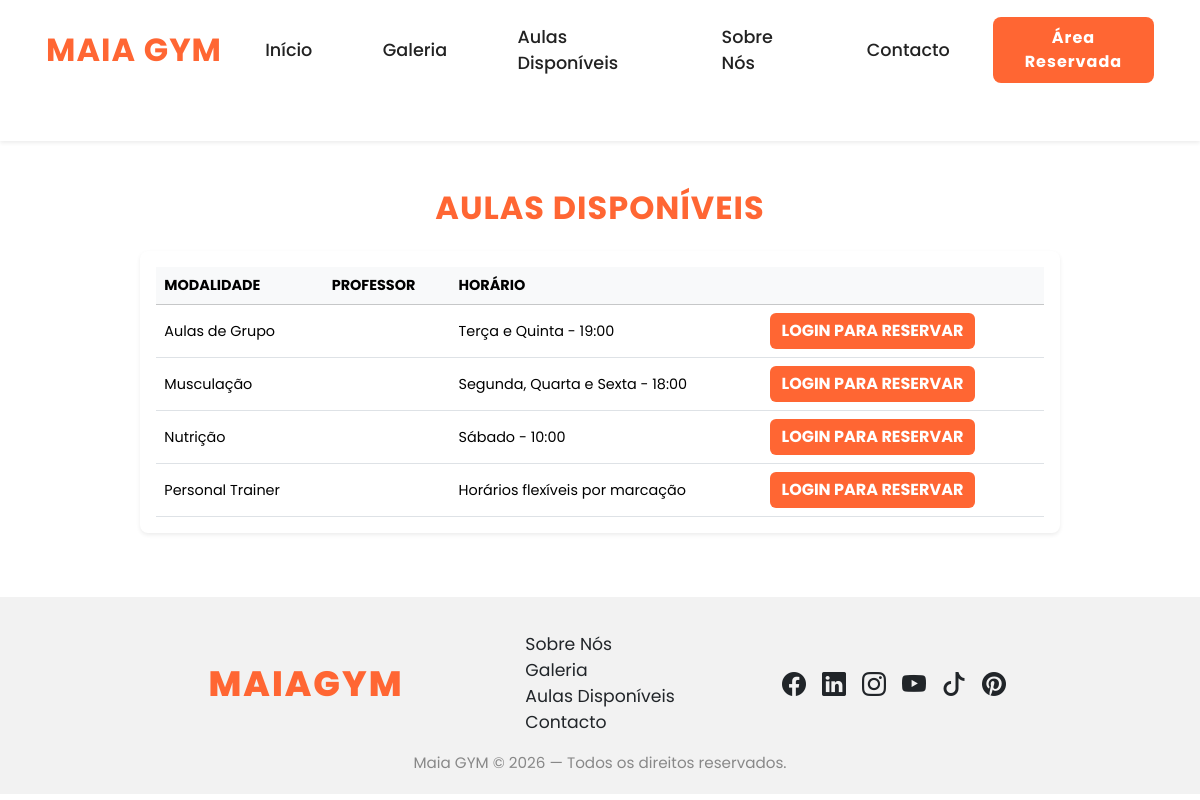
Screenshot of /aulas.php with the database file from the repository.
### tables this page shows
CREATE TABLE IF NOT EXISTS classes (
    id INT AUTO_INCREMENT PRIMARY KEY,
    name VARCHAR(100) NOT NULL,
    description TEXT,
    image VARCHAR(255),
    schedule VARCHAR(100),
    personal_trainer_id INT NULL,
    created_at TIMESTAMP DEFAULT CURRENT_TIMESTAMP,
    FOREIGN KEY (personal_trainer_id) REFERENCES users(id)
);

### aulas.php (the view, shortened to what this page needs)
<?php
include 'includes/header.php';
@include 'includes/db.php';
$is_cliente = isset($_SESSION['user_id']) && isset($_SESSION['user_role']) && $_SESSION['user_role'] === 'cliente';
$aulas = [];
$res = $conn->query("SELECT c.id, c.name, c.schedule, c.description, u.name AS professor FROM classes c LEFT JOIN users u ON c.personal_trainer_id = u.id ORDER BY c.schedule DESC");
while ($row = $res->fetch_assoc()) {
  $aulas[] = $row;
}
?>
<div class="container mt-5">
    <h2 class="text-center mb-4 fw-bold" style="color:#ff6633;">Aulas Disponíveis</h2>
    <div class="row justify-content-center">
        <div class="col-lg-10 col-12">
            <div class="card shadow-sm border-0 mb-4">
                <div class="card-body">
                    <table class="table table-hover align-middle mb-0">
                        <thead class="table-light">
                            <tr>
                                <th>Modalidade</th>
                                <th>Professor</th>
                                <th>Horário</th>
                                <th></th>
                            </tr>
                        </thead>
                        <tbody>
                        <?php foreach ($aulas as $aula): ?>
                            <tr>
                                <td><?= htmlspecialchars($aula['name']) ?></td>
                                <td><?= htmlspecialchars($aula['professor']) ?></td>
                                <td><?= htmlspecialchars($aula['schedule']) ?></td>
                                <td>
                                    <?php if ($is_cliente): ?>
                                        <button class="btn btn-warning fw-bold text-white" style="background:#ff6633; border:none;" data-bs-toggle="modal" data-bs-target="#modalReserva" data-id="<?= $aula['id'] ?>" data-nome="<?= htmlspecialchars($aula['name']) ?>">Reservar Agora</button>
                                    <?php else: ?>
                                        <a href="/area-reservada/login.php" class="btn btn-warning fw-bold text-white" style="background:#ff6633; border:none;">Login para Reservar</a>
                                    <?php endif; ?>
                                </td>
                            </tr>
                        <?php endforeach; ?>
                        </tbody>
                    </table>
                </div>
            </div>
        </div>
    </div>
</div>
<?php
include 'includes/footer.php';
?>

### assets/css/style.css (style rules this page uses)
body { background: #fff; color: #222; font-family: 'Poppins', system-ui, -apple-system, BlinkMacSystemFont, "Segoe UI", sans-serif; min-height: 100vh; position: relative; overflow-x: hidden; font-size: 1rem; margin: 0; }
.container, .container-fluid { padding-left: 1rem; padding-right: 1rem; }
a { text-decoration: none; }
h1, h2, h3, h4 { text-transform: uppercase; letter-spacing: 1px; }
.card { border-radius: 8px; overflow: hidden; }
.btn-warning { background-color: #f7d708; border-color: #f7d708; color: #111; font-weight: 800; text-transform: uppercase; }
.table { font-size: 0.9rem; }
.table thead tr th { text-transform: uppercase; }
.container { margin-bottom: 40px; }

### rows the page displays
classes: name "Aulas de Grupo", schedule "Terça e Quinta - 19:00"
classes: name "Musculação", schedule "Segunda, Quarta e Sexta - 18:00"
classes: name "Nutrição", schedule "Sábado - 10:00"
classes: name "Personal Trainer", schedule "Horários flexíveis por marcação"
